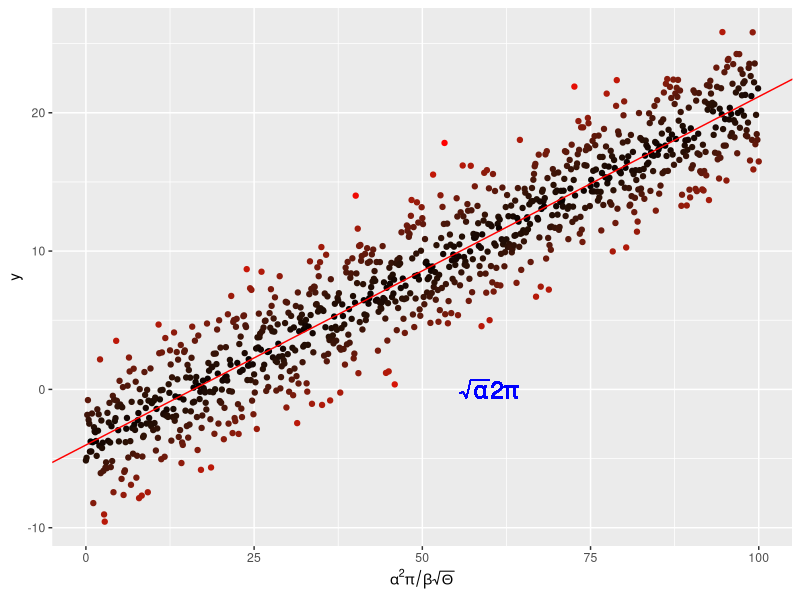

The R script that drew this image:
#!/bin/env Rscript

# Author: PokMan Ho pok.ho19@imperial.ac.uk
# Script: plotLin.R
# Desc: Export one annotated linear regression plot to `results` subdirectory
# Input: Rscript plotLin.R
# Output: a vector plot in `results` subdirectory
# Arguments: 0
# Date: Oct 2019

## library
library(ggplot2)

## content
x<-seq(0,100,by=.1)
y<--4.+.25*x+rnorm(length(x),mean=0., sd=2.5)

## and put them in a dataframe
my_data<-data.frame(x=x, y=y)

## perform a linear regression
my_lm<-summary(lm(y~x, data = my_data))

## plot & export
pdf("../results/MyLinReg.pdf")
ggplot(my_data, aes(x=x, y=y, colour=abs(my_lm$residuals)))+
  geom_point()+
  scale_color_gradient(low = "black", high = "red")+
  theme(legend.position = "none")+
  scale_x_continuous(expression(alpha^2*pi/beta*sqrt(Theta)))+
  geom_abline(intercept = my_lm$coefficients[1][1], slope=my_lm$coefficients[2][1], colour="red")+
  geom_text(aes(x=60, y=0, label="sqrt(alpha) *2 *pi"), parse = T, size=6, colour="blue") ## throw some math on the plot
dev.off()